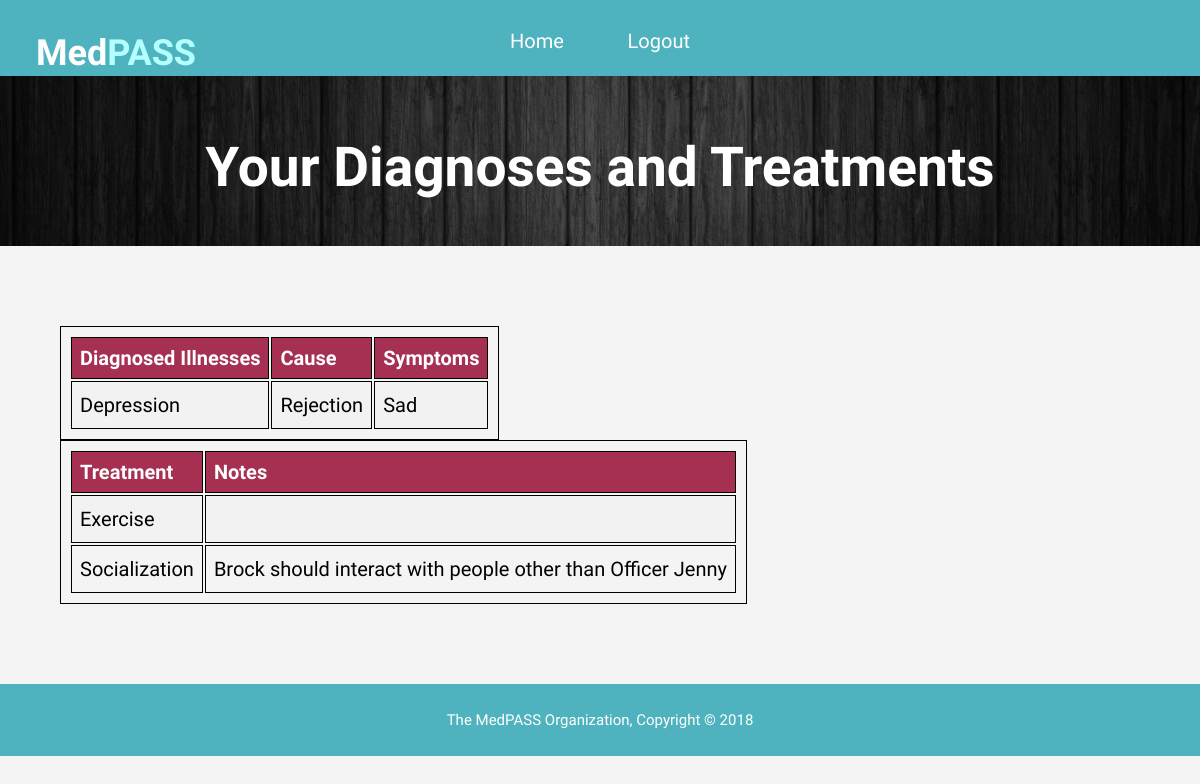
The page /MedPASS_PatientDiagTreat.php (signed in) on the database its author committed.
### tables this page shows
CREATE TABLE IF NOT EXISTS `affects` (
  `PID` int(255) UNSIGNED NOT NULL,
  `Illness_Name` varchar(255) NOT NULL,
  PRIMARY KEY (`PID`,`Illness_Name`),
  KEY `Illness_Name` (`Illness_Name`)
);

CREATE TABLE IF NOT EXISTS `illness` (
  `Illness_Name` varchar(255) NOT NULL,
  `Cause` varchar(255) DEFAULT NULL,
  `Symptom` varchar(255) DEFAULT NULL,
  PRIMARY KEY (`Illness_Name`)
);

CREATE TABLE IF NOT EXISTS `treating` (
  `PID` int(255) UNSIGNED NOT NULL,
  `PR_ID` int(255) UNSIGNED NOT NULL,
  `treatmentName` varchar(255) NOT NULL,
  `treatmentNote` varchar(255) NOT NULL,
  PRIMARY KEY (`PID`,`PR_ID`,`treatmentName`) USING BTREE,
  KEY `PR_ID` (`PR_ID`)
);

### config.php (called while the page is built, shortened)
<?php
function db_connect() {
    $servername = "localhost";
    $username = "root";
    $password = "";
    $dbname = "medpass";
    if(!isset($link)) {
        $link = mysqli_connect($servername, $username, $password, $dbname);
    }
    return $link;
}
?>

### db_functions.php (called while the page is built, shortened)
<?php
include 'config.php';
function db_select($query) {
    $rows = array();
    $result = db_query($query);
    while ($row = mysqli_fetch_assoc($result)) {
        $rows[] = $row;
    }
    return $rows;
}
function db_query($query) {
    $connection = db_connect();
    $result = mysqli_query($connection,$query);
    return $result;
}

### MedPASS_PatientDiagTreat.php (the view, shortened to what this page needs)
<?php
include 'db_functions.php';
?>
<!DOCTYPE html>
<html>
<head>
  <link rel="stylesheet" href="HomeFormat.css">
</head>
<body>
  <div class="wrapper">
    <header>
      <nav>
        <div class="logo">
          <h2>Med<span class="highlight">PASS</span></h2>
        </div>
        <div class="menu">
          <ul>
            <li><a href="MedPASS_PatientHome.php">Home</a></li>
			<li><a href="logout.php">Logout</a></li>
          </ul>
        </div>
      </nav>
    </header>
    <section id="showcase">
      <div class="patientSubPage">
        <h1>Your Diagnoses and Treatments</h1>
      </div>
    </section>
  </div>
  <section id"content">
    <div class="container contentSubPage">
      <p>
      <?php
$rows = db_select("SELECT a.Illness_Name ,i.Cause, i.Symptom FROM affects as a, illness as i
                    WHERE a.PID=".$_SESSION['id']." AND a.Illness_Name=i.Illness_Name");
if(!empty($rows)){
echo "<table>
      <thead{vertical-align: left}>
        <tr>
            <th>Diagnosed Illnesses</th>
            <th>Cause</th>
            <th>Symptoms</th>
        </tr>
      </thead>";
foreach($rows as $value) {
    echo "<tr>";
    echo "<td>".$value['Illness_Name']."</td>";
     echo "<td>".$value['Cause']."</td>";
      echo "<td>".$value['Symptom']."</td>";
    echo "</tr>";
}
echo "</table>";
} else {
    echo "No Illness' Diagnosed";
}
$rows = db_select("SELECT * FROM treating
                    WHERE PID=".$_SESSION['id']."");
if(!empty($rows)){
echo "<table>
      <thead{vertical-align: left}>
        <tr>
            <th>Treatment</th>
            <th>Notes</th>
        </tr>
      </thead>";
foreach($rows as $value) {
    echo "<tr>";
    echo "<td>".$value['treatmentName']."</td>";
    echo "<td>".$value['treatmentNote']."</td>";
    echo "</tr>";
}
echo "</table>";
} else {
    echo "No Illness' Diagnosed";
}
?>
      </p>
    </div>
  </section>
  <footer>
    <p>The MedPASS Organization, Copyright &copy; 2018</p>
  </footer>
</body>
</html>

### HomeFormat.css (style rules this page uses)
html, body { font: 15px/1.5 Amiko, Arial, sans-serif; margin-top: -25px; margin-right: 0; margin-left: 0; margin-bottom: -5px; width: 100%; background-color: #f4f4f4; }
body { font-family: Amiko; width: 100%; text-align: center }
header { position: fixed; width: 100%; min-height: 80px; background-size: cover; background-color:#4fb3bf; }
.contentSubPage { width: 90%; margin:4em auto; font-size: 20px; line-height: 30px; text-align: justify; padding-top: 0; }
.logo { position: fixed; float: left; margin-top: 0; margin-left: 36px; color: #fff; font-weight: bold; font-size: 24px; }
nav { position: fixed; width: 100%; }
nav ul { list-style: none; background: rgba(0, 0, 0, 0); overflow: hidden; color: #fff; padding: 0px; text-align: center; margin: 0px; transition: 1s; }
nav ul li { display: inline-block; padding: 30px; }
nav ul li a { text-decoration: none; color: #fff; font-size: 20px; }
header .highlight, header .current a { color: #b4ffff; font-weight: bold; }
a, a:visited, a:hover, a:active { color: inherit; }
#showcase { text-align: center; }
#showcase .patientSubPage { color: white; min-height: 250px; background: url("blackWallpaper.jpg") no-repeat; background-size: cover; }
#showcase .patientSubPage h1 { padding-top: 130px; font-size: 55px; margin-bottom: 10px; }
#showcase h1 { padding-top: 220px; font-size: 55px; margin-bottom: 10px; }
footer { color:#ffffff; background-color:#4fb3bf; text-align:center; min-height: 10px; padding: 10px; }
table, td, th, tr { border: 1px solid black; padding: 8px; }
tr:nth-child(even) { background-color: #f2f2f2; }
th { padding-top: 5px; padding-bottom: 5px; text-align: left; background-color: #a53051; color: white; }

### rows shown on the page
affects: Illness_Name "Depression", Illness_Name.Cause "Rejection", Illness_Name.Symptom "Sad"
treating: treatmentName "Exercise"
treating: treatmentName "Socialization", treatmentNote "Brock should interact with people other than Officer Jenny"
